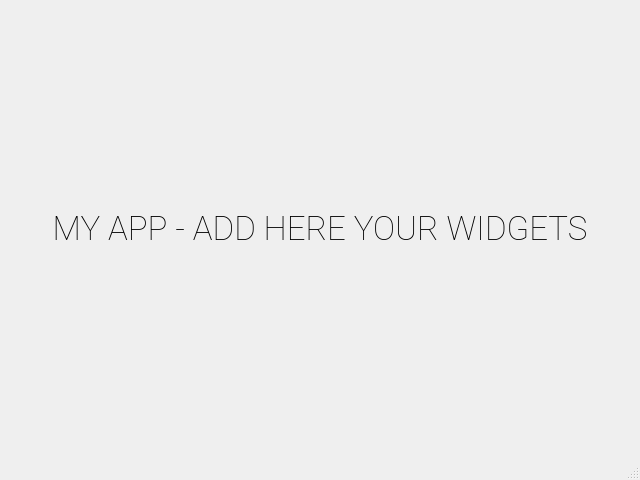
<?xml version="1.0" encoding="UTF-8"?>
<ui version="4.0">
 <class>MainWindow</class>
 <widget class="QMainWindow" name="MainWindow">
  <property name="geometry">
   <rect>
    <x>0</x>
    <y>0</y>
    <width>640</width>
    <height>480</height>
   </rect>
  </property>
  <property name="windowTitle">
   <string>MainWindow</string>
  </property>
  <widget class="QWidget" name="centralwidget">
   <layout class="QVBoxLayout" name="verticalLayout">
    <item>
     <widget class="QLabel" name="label">
      <property name="font">
       <font>
        <family>Roboto Thin</family>
        <pointsize>25</pointsize>
       </font>
      </property>
      <property name="text">
       <string>MY APP - ADD HERE YOUR WIDGETS</string>
      </property>
      <property name="alignment">
       <set>Qt::AlignCenter</set>
      </property>
     </widget>
    </item>
   </layout>
  </widget>
  <widget class="QMenuBar" name="menubar">
   <property name="geometry">
    <rect>
     <x>0</x>
     <y>0</y>
     <width>640</width>
     <height>21</height>
    </rect>
   </property>
  </widget>
  <widget class="QStatusBar" name="statusbar"/>
 </widget>
 <resources/>
 <connections/>
</ui>
